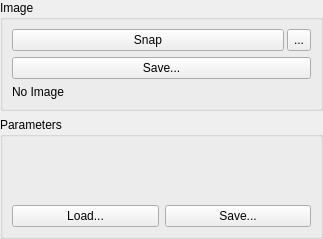
<?xml version="1.0" encoding="UTF-8"?>
<ui version="4.0">
 <class>CBitmapSupplierGuiComp</class>
 <widget class="QWidget" name="CBitmapSupplierGuiComp">
  <property name="geometry">
   <rect>
    <x>0</x>
    <y>0</y>
    <width>323</width>
    <height>239</height>
   </rect>
  </property>
  <property name="windowTitle">
   <string>Form</string>
  </property>
  <layout class="QVBoxLayout" name="verticalLayout_2">
   <property name="margin">
    <number>0</number>
   </property>
   <item>
    <widget class="QGroupBox" name="groupBox">
     <property name="sizePolicy">
      <sizepolicy hsizetype="Preferred" vsizetype="Maximum">
       <horstretch>0</horstretch>
       <verstretch>0</verstretch>
      </sizepolicy>
     </property>
     <property name="title">
      <string>Image</string>
     </property>
     <layout class="QVBoxLayout" name="verticalLayout_3">
      <item>
       <layout class="QHBoxLayout">
        <property name="spacing">
         <number>3</number>
        </property>
        <property name="margin">
         <number>0</number>
        </property>
        <item>
         <widget class="QPushButton" name="SnapImageButton">
          <property name="sizePolicy">
           <sizepolicy hsizetype="Preferred" vsizetype="Fixed">
            <horstretch>0</horstretch>
            <verstretch>0</verstretch>
           </sizepolicy>
          </property>
          <property name="text">
           <string>Snap</string>
          </property>
         </widget>
        </item>
        <item>
         <widget class="QToolButton" name="LiveImageButton">
          <property name="sizePolicy">
           <sizepolicy hsizetype="Fixed" vsizetype="Preferred">
            <horstretch>0</horstretch>
            <verstretch>0</verstretch>
           </sizepolicy>
          </property>
          <property name="text">
           <string>...</string>
          </property>
          <property name="icon">
           <iconset resource="../../../Acf/Include/iqtgui/iqtgui.qrc">
            <normaloff>:/Icons/AutoUpdate.svg</normaloff>:/Icons/AutoUpdate.svg</iconset>
          </property>
          <property name="checkable">
           <bool>true</bool>
          </property>
         </widget>
        </item>
       </layout>
      </item>
      <item>
       <widget class="QPushButton" name="SaveImageButton">
        <property name="sizePolicy">
         <sizepolicy hsizetype="Preferred" vsizetype="Fixed">
          <horstretch>0</horstretch>
          <verstretch>0</verstretch>
         </sizepolicy>
        </property>
        <property name="text">
         <string>Save...</string>
        </property>
       </widget>
      </item>
      <item>
       <widget class="QLabel" name="SizeLabel">
        <property name="text">
         <string>No Image</string>
        </property>
       </widget>
      </item>
     </layout>
    </widget>
   </item>
   <item>
    <widget class="QGroupBox" name="ParamsGB">
     <property name="title">
      <string>Parameters</string>
     </property>
     <layout class="QVBoxLayout" name="verticalLayout">
      <item>
       <widget class="QFrame" name="ParamsFrame">
        <property name="sizePolicy">
         <sizepolicy hsizetype="Preferred" vsizetype="Expanding">
          <horstretch>0</horstretch>
          <verstretch>0</verstretch>
         </sizepolicy>
        </property>
        <property name="frameShape">
         <enum>QFrame::NoFrame</enum>
        </property>
        <property name="frameShadow">
         <enum>QFrame::Raised</enum>
        </property>
        <layout class="QVBoxLayout">
         <property name="spacing">
          <number>6</number>
         </property>
         <property name="margin">
          <number>0</number>
         </property>
        </layout>
       </widget>
      </item>
      <item>
       <layout class="QHBoxLayout" name="horizontalLayout_2">
        <item>
         <widget class="QPushButton" name="LoadParamsButton">
          <property name="sizePolicy">
           <sizepolicy hsizetype="Preferred" vsizetype="Fixed">
            <horstretch>0</horstretch>
            <verstretch>0</verstretch>
           </sizepolicy>
          </property>
          <property name="text">
           <string>Load...</string>
          </property>
         </widget>
        </item>
        <item>
         <widget class="QPushButton" name="SaveParamsButton">
          <property name="sizePolicy">
           <sizepolicy hsizetype="Preferred" vsizetype="Fixed">
            <horstretch>0</horstretch>
            <verstretch>0</verstretch>
           </sizepolicy>
          </property>
          <property name="text">
           <string>Save...</string>
          </property>
         </widget>
        </item>
       </layout>
      </item>
     </layout>
    </widget>
   </item>
  </layout>
 </widget>
 <resources>
  <include location="../../../Acf/Include/iqtgui/iqtgui.qrc"/>
 </resources>
 <connections/>
</ui>
